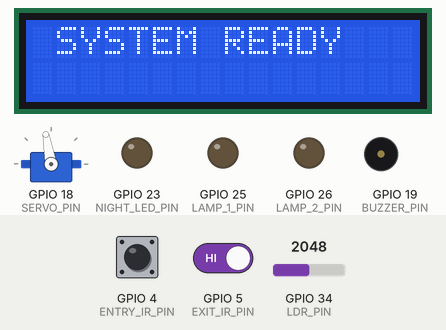
This program was run on a simulated ESP32. On the bench: 16×2 character LCD, servo, output pins drawn as LEDs (lit = HIGH), buzzer (waves = sounding, pin HIGH). The test bench sets the inputs (shaded band); at power-on: GPIO 4 (ENTRY_IR_PIN) HIGH, GPIO 34 (LDR_PIN) = 2048, GPIO 5 (EXIT_IR_PIN) HIGH. WiFi joins after 1.5 s; servers stay silent unless stated; what the program prints to the serial monitor is not drawn.

Above: at 1.6 s.
At 3.7 s:
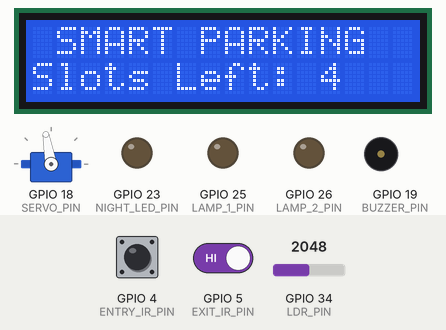
3.8 s: GPIO 4 (ENTRY_IR_PIN) driven LOW
At 5.3 s:
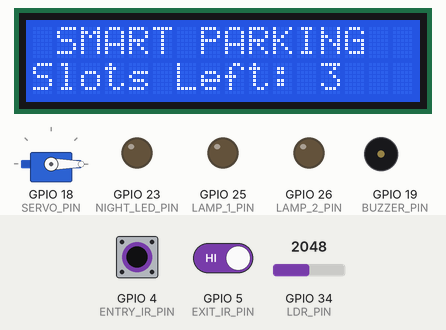
5.6 s: GPIO 34 (LDR_PIN) set to 1542
8.3 s: GPIO 34 (LDR_PIN) set to 1436
At 9.5 s:
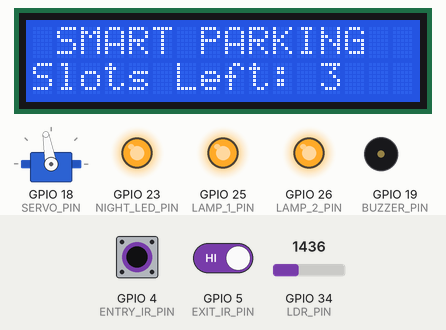
9.8 s: GPIO 4 (ENTRY_IR_PIN) pulsed HIGH 2 times (0.12 s each, 0.3 s apart)
At 11.4 s:
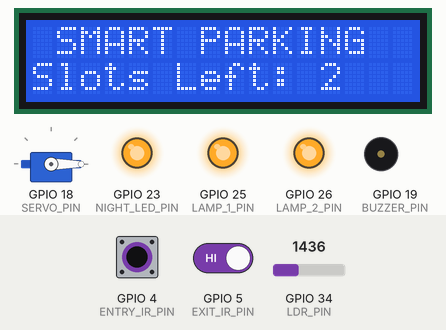
13.4 s: GPIO 34 (LDR_PIN) set to 2137
16.4 s: GPIO 34 (LDR_PIN) set to 2251
At 17.0 s:
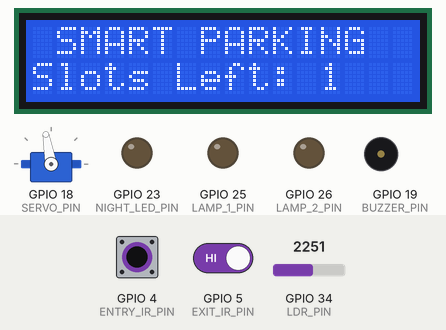
Timing chart, 0 to 18.9 s (numbered marks = the images above; inputs shaded):
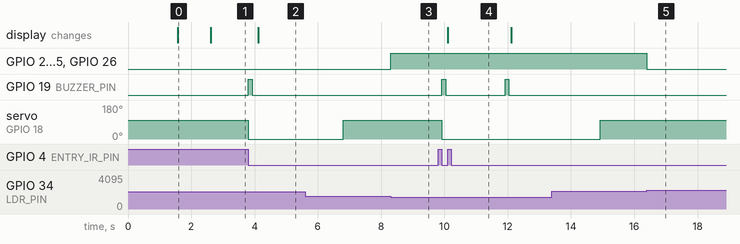

Measured:
- the behaviour switches between 1500 and 1499 on GPIO 34 (LDR_PIN) (found by bisection; images 2 and 3)
- the behaviour switches between 2200 and 2201 on GPIO 34 (LDR_PIN) (found by bisection; images 4 and 5)
- after the input at 3.8 s, GPIO 19 (BUZZER_PIN): LOW → HIGH at once, → LOW 0.12 s later; servo on GPIO 18 (SERVO_PIN): 100° → 0° at once; the display: changes after 0.31 s (image 2)
- after the input at 8.3 s, GPIO 23 (NIGHT_LED_PIN), GPIO 25 (LAMP_1_PIN), GPIO 26 (LAMP_2_PIN): LOW → HIGH at once
- after the input at 9.8 s, GPIO 19 (BUZZER_PIN): alternates HIGH for 0.12 s and LOW for 1.9 s, starting after 0.12 s; servo on GPIO 18 (SERVO_PIN): 100° → 0° after 0.12 s; the display: changes after 0.31 s (image 4)
- after the input at 16.4 s, GPIO 23 (NIGHT_LED_PIN), GPIO 25 (LAMP_1_PIN), GPIO 26 (LAMP_2_PIN): HIGH → LOW at once
- what the display in image 0 shows lasts 1.0 s, from 1.6 s to 2.6 s

The program:

main.cpp
```cpp
#include <Arduino.h>
#include <Wire.h>
#include <LiquidCrystal_I2C.h>
#include <ESP32Servo.h>


void startWebsite();
void handleWebClient();
// pin setinngs
const int LDR_PIN       = 34;
const int LAMP_1_PIN    = 25;
const int LAMP_2_PIN    = 26;

const int ENTRY_IR_PIN  = 4;
const int EXIT_IR_PIN   = 5;
const int SERVO_PIN     = 18;
const int BUZZER_PIN    = 19;
const int NIGHT_LED_PIN = 23;

LiquidCrystal_I2C lcd(0x27, 16, 2);
Servo gateServo;

const int TOTAL_SLOTS = 4;
int availableSlots = TOTAL_SLOTS;

const int GATE_OPEN_ANGLE   = 0;
const int GATE_CLOSED_ANGLE = 100;

bool carProcessing = false;
unsigned long lastActionTime = 0;
const unsigned long DEBOUNCE_TIME = 2000;

const int DARK_THRESHOLD  = 1500;
const int LIGHT_THRESHOLD = 2200;
bool lampsActive = false;

enum BuzzerMode { BUZZER_IDLE, BUZZER_SHORT, BUZZER_ALARM };
BuzzerMode buzzerMode = BUZZER_IDLE;
unsigned long buzzerStartedAt = 0;
unsigned long buzzerLastToggleAt = 0;
unsigned long buzzerDurationMs = 0;
bool buzzerOutputState = false;

void buzzerOn() { digitalWrite(BUZZER_PIN, HIGH); buzzerOutputState = true; }
void buzzerOff() { digitalWrite(BUZZER_PIN, LOW); buzzerOutputState = false; }

void startShortBeep(unsigned long durationMs) {
  buzzerMode = BUZZER_SHORT;
  buzzerStartedAt = millis();
  buzzerDurationMs = durationMs;
  buzzerOn();
}

void startFullAlarm() {
  buzzerMode = BUZZER_ALARM;
  buzzerStartedAt = millis();
  buzzerLastToggleAt = millis();
  buzzerDurationMs = 2500;
  buzzerOff();
}

void updateBuzzer() {
  unsigned long now = millis();
  if (buzzerMode == BUZZER_IDLE) return;
  if (buzzerMode == BUZZER_SHORT) {
    if (now - buzzerStartedAt >= buzzerDurationMs) { buzzerOff(); buzzerMode = BUZZER_IDLE; }
    return;
  }
  if (buzzerMode == BUZZER_ALARM) {
    if (now - buzzerStartedAt >= buzzerDurationMs) { buzzerOff(); buzzerMode = BUZZER_IDLE; return; }
    if (now - buzzerLastToggleAt >= 220) {
      buzzerLastToggleAt = now;
      if (buzzerOutputState) buzzerOff(); else buzzerOn();
    }
  }
}

void updateLightingLogic() {
    int ldrValue = analogRead(LDR_PIN);

    if (!lampsActive && ldrValue < DARK_THRESHOLD) {
        digitalWrite(LAMP_1_PIN, HIGH);
        digitalWrite(LAMP_2_PIN, HIGH);
        digitalWrite(NIGHT_LED_PIN, HIGH);
        lampsActive = true;
        Serial.println("LDR: It's Dark - Lamps ON");
    }
    else if (lampsActive && ldrValue > LIGHT_THRESHOLD) {
        digitalWrite(LAMP_1_PIN, LOW);
        digitalWrite(LAMP_2_PIN, LOW);
        digitalWrite(NIGHT_LED_PIN, LOW);
        lampsActive = false;
        Serial.println("LDR: Bright Enough - Lamps OFF");
    }
}

void openGate() { gateServo.write(GATE_OPEN_ANGLE); }
void closeGate() { gateServo.write(GATE_CLOSED_ANGLE); }

void updateParkingLogic() {
  bool entryDetected = (digitalRead(ENTRY_IR_PIN) == LOW);
  bool exitDetected  = (digitalRead(EXIT_IR_PIN) == LOW);

  if (carProcessing || (millis() - lastActionTime < DEBOUNCE_TIME)) {
    if (!entryDetected && !exitDetected) carProcessing = false;
    return;
  }

  if (entryDetected && !exitDetected) {
    if (availableSlots > 0) {
      availableSlots--;
      openGate();
      startShortBeep(120);
      carProcessing = true;
      lastActionTime = millis();
    } else {
      startFullAlarm();
      carProcessing = true;
    }
  }
  else if (exitDetected && !entryDetected) {
    if (availableSlots < TOTAL_SLOTS) {
      availableSlots++;
      openGate();
      startShortBeep(80);
      carProcessing = true;
      lastActionTime = millis();
    }
  }
}

void updateDisplay() {
  static unsigned long lastRefresh = 0;
  if (millis() - lastRefresh < 500) return;
  lastRefresh = millis();

  lcd.setCursor(0, 0);
  if (availableSlots == 0) {
    lcd.print("  PARKING FULL  ");
    lcd.setCursor(0, 1);
    lcd.print("  SORRY NO SLOT ");
  } else {
    lcd.print(" SMART PARKING  ");
    lcd.setCursor(0, 1);
    lcd.print("Slots Left: ");
    lcd.print(availableSlots);
    lcd.print("   ");
  }
}

void setup() {
  startWebsite();
  Serial.begin(115200);
  Wire.begin(21, 22);
  lcd.init();
  lcd.backlight();

  pinMode(LDR_PIN, INPUT);
  analogSetPinAttenuation(LDR_PIN, ADC_11db);

  pinMode(ENTRY_IR_PIN, INPUT_PULLUP);
  pinMode(EXIT_IR_PIN, INPUT_PULLUP);
  pinMode(BUZZER_PIN, OUTPUT);
  pinMode(NIGHT_LED_PIN, OUTPUT);
  pinMode(LAMP_1_PIN, OUTPUT);
  pinMode(LAMP_2_PIN, OUTPUT);

  gateServo.attach(SERVO_PIN);
  closeGate();

  lcd.print(" SYSTEM READY ");
  delay(1000);
  lcd.clear();
}

void loop() {
  handleWebClient();
  updateParkingLogic();
  updateBuzzer();
  updateDisplay();
  updateLightingLogic();
  if (millis() - lastActionTime > 3000) {
    closeGate();
  }
}
```

website.cpp
```cpp
#include <WiFi.h>
#include <WebServer.h>

const char* ssid = "Abdalrahman Ali";
const char* password = "12345678";

extern int availableSlots;

WebServer server(80);

String getHTML() {

  String html = "<!DOCTYPE html><html>";

  html += "<head>";
  html += "<title>Smart Parking</title>";

  // CSS
  html += "<style>";
  html += "body{font-family:Arial;text-align:center;background:#1e1e2f;color:white;}";
  html += ".card{margin:50px auto;padding:20px;width:300px;background:#333;border-radius:15px;}";
  html += ".count{font-size:80px;color:orange;}";
  html += "</style>";

  html += "</head>";

  // Body
  html += "<body>";
  html += "<div class='card'>";
  html += "<h1>Smart Parking</h1>";
  html += "<p>Available Slots</p>";

  // available slots
  html += "<div class='count' id='count'>";
  html += String(availableSlots);
  html += "</div>";

  html += "<p id='time'>Updated now</p>";
  html += "</div>";

  // JavaScript for page update
  html += "<script>";
  html += "async function updateCount(){";
  html += "const response = await fetch('/getUpdatedCount');";
  html += "const data = await response.text();";
  html += "document.getElementById('count').innerHTML = data;";
  html += "document.getElementById('time').innerHTML = new Date().toLocaleTimeString();";
  html += "}";
  html += "setInterval(updateCount,1000);";
  html += "</script>";
  html += "</body></html>";

  return html;
}

void startWebsite() {
  Serial.begin(115200);
  WiFi.begin(ssid, password);
  while (WiFi.status() != WL_CONNECTED) { delay(500); Serial.print("."); }
  Serial.println("\nWiFi Connected! Open: http://" + WiFi.localIP().toString());

  server.on("/", []() {
    server.sendHeader("Access-Control-Allow-Origin", "*");
    server.send(200, "text/html", getHTML());
  });
  server.on("/getUpdatedCount", []() {
    server.sendHeader("Access-Control-Allow-Origin", "*");
    server.send(200, "text/plain", String(availableSlots));
  });

  server.begin();
}

 void handleWebClient() { server.handleClient(); }
```
